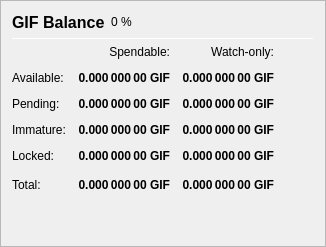
                   <widget class="QFrame" name="frame_Balances">
                    <property name="frameShape">
                     <enum>QFrame::StyledPanel</enum>
                    </property>
                    <property name="frameShadow">
                     <enum>QFrame::Raised</enum>
                    </property>
                    <layout class="QVBoxLayout" name="verticalLayout_4">
                     <item>
                      <layout class="QHBoxLayout" name="horizontalLayout_4">
                       <item>
                        <widget class="QLabel" name="label_5">
                         <property name="minimumSize">
                          <size>
                           <width>0</width>
                           <height>20</height>
                          </size>
                         </property>
                         <property name="font">
                          <font>
                           <pointsize>12</pointsize>
                           <weight>75</weight>
                           <bold>true</bold>
                          </font>
                         </property>
                         <property name="text">
                          <string>GIF Balance</string>
                         </property>
                        </widget>
                       </item>
                       <item>
                        <widget class="QLabel" name="labelGIFPercent">
                         <property name="text">
                          <string notr="true">0 %</string>
                         </property>
                        </widget>
                       </item>
                       <item>
                        <spacer name="horizontalSpacer_3">
                         <property name="orientation">
                          <enum>Qt::Horizontal</enum>
                         </property>
                         <property name="sizeHint" stdset="0">
                          <size>
                           <width>40</width>
                           <height>20</height>
                          </size>
                         </property>
                        </spacer>
                       </item>
                      </layout>
                     </item>
                     <item>
                      <widget class="Line" name="line_Balance">
                       <property name="minimumSize">
                        <size>
                         <width>0</width>
                         <height>1</height>
                        </size>
                       </property>
                       <property name="maximumSize">
                        <size>
                         <width>16777215</width>
                         <height>1</height>
                        </size>
                       </property>
                       <property name="orientation">
                        <enum>Qt::Horizontal</enum>
                       </property>
                      </widget>
                     </item>
                     <item>
                      <layout class="QGridLayout" name="gridLayout">
                       <property name="spacing">
                        <number>12</number>
                       </property>
                       <item row="0" column="1">
                        <widget class="QLabel" name="labelSpendable">
                         <property name="text">
                          <string>Spendable:</string>
                         </property>
                         <property name="alignment">
                          <set>Qt::AlignRight|Qt::AlignTrailing|Qt::AlignVCenter</set>
                         </property>
                        </widget>
                       </item>
                       <item row="0" column="2">
                        <widget class="QLabel" name="labelWatchonly">
                         <property name="text">
                          <string>Watch-only:</string>
                         </property>
                         <property name="alignment">
                          <set>Qt::AlignRight|Qt::AlignTrailing|Qt::AlignVCenter</set>
                         </property>
                        </widget>
                       </item>
                       <item row="1" column="0">
                        <widget class="QLabel" name="labelBalanceText">
                         <property name="text">
                          <string>Available:</string>
                         </property>
                        </widget>
                       </item>
                       <item row="1" column="1">
                        <widget class="QLabel" name="labelBalance">
                         <property name="font">
                          <font>
                           <weight>75</weight>
                           <bold>true</bold>
                          </font>
                         </property>
                         <property name="cursor">
                          <cursorShape>IBeamCursor</cursorShape>
                         </property>
                         <property name="toolTip">
                          <string>Your current spendable balance</string>
                         </property>
                         <property name="text">
                          <string notr="true">0.000 000 00 GIF</string>
                         </property>
                         <property name="alignment">
                          <set>Qt::AlignRight|Qt::AlignTrailing|Qt::AlignVCenter</set>
                         </property>
                         <property name="textInteractionFlags">
                          <set>Qt::LinksAccessibleByMouse|Qt::TextSelectableByKeyboard|Qt::TextSelectableByMouse</set>
                         </property>
                        </widget>
                       </item>
                       <item row="1" column="2">
                        <widget class="QLabel" name="labelWatchAvailable">
                         <property name="font">
                          <font>
                           <weight>75</weight>
                           <bold>true</bold>
                          </font>
                         </property>
                         <property name="cursor">
                          <cursorShape>IBeamCursor</cursorShape>
                         </property>
                         <property name="toolTip">
                          <string>Your current balance in watch-only addresses</string>
                         </property>
                         <property name="text">
                          <string notr="true">0.000 000 00 GIF</string>
                         </property>
                         <property name="alignment">
                          <set>Qt::AlignRight|Qt::AlignTrailing|Qt::AlignVCenter</set>
                         </property>
                         <property name="textInteractionFlags">
                          <set>Qt::LinksAccessibleByMouse|Qt::TextSelectableByKeyboard|Qt::TextSelectableByMouse</set>
                         </property>
                        </widget>
                       </item>
                       <item row="2" column="0">
                        <widget class="QLabel" name="labelPendingText">
                         <property name="text">
                          <string>Pending:</string>
                         </property>
                        </widget>
                       </item>
                       <item row="2" column="1">
                        <widget class="QLabel" name="labelUnconfirmed">
                         <property name="font">
                          <font>
                           <weight>75</weight>
                           <bold>true</bold>
                          </font>
                         </property>
                         <property name="cursor">
                          <cursorShape>IBeamCursor</cursorShape>
                         </property>
                         <property name="toolTip">
                          <string>Total of transactions that have yet to be confirmed, and do not yet count toward the spendable balance</string>
                         </property>
                         <property name="text">
                          <string notr="true">0.000 000 00 GIF</string>
                         </property>
                         <property name="alignment">
                          <set>Qt::AlignRight|Qt::AlignTrailing|Qt::AlignVCenter</set>
                         </property>
                         <property name="textInteractionFlags">
                          <set>Qt::LinksAccessibleByMouse|Qt::TextSelectableByKeyboard|Qt::TextSelectableByMouse</set>
                         </property>
                        </widget>
                       </item>
                       <item row="2" column="2">
                        <widget class="QLabel" name="labelWatchPending">
                         <property name="font">
                          <font>
                           <weight>75</weight>
                           <bold>true</bold>
                          </font>
                         </property>
                         <property name="cursor">
                          <cursorShape>IBeamCursor</cursorShape>
                         </property>
                         <property name="toolTip">
                          <string>Unconfirmed transactions to watch-only addresses</string>
                         </property>
                         <property name="text">
                          <string notr="true">0.000 000 00 GIF</string>
                         </property>
                         <property name="alignment">
                          <set>Qt::AlignRight|Qt::AlignTrailing|Qt::AlignVCenter</set>
                         </property>
                         <property name="textInteractionFlags">
                          <set>Qt::LinksAccessibleByMouse|Qt::TextSelectableByKeyboard|Qt::TextSelectableByMouse</set>
                         </property>
                        </widget>
                       </item>
                       <item row="3" column="0">
                        <widget class="QLabel" name="labelImmatureText">
                         <property name="text">
                          <string>Immature:</string>
                         </property>
                        </widget>
                       </item>
                       <item row="3" column="1">
                        <widget class="QLabel" name="labelImmature">
                         <property name="font">
                          <font>
                           <weight>75</weight>
                           <bold>true</bold>
                          </font>
                         </property>
                         <property name="cursor">
                          <cursorShape>IBeamCursor</cursorShape>
                         </property>
                         <property name="toolTip">
                          <string>Staked or masternode rewards that has not yet matured</string>
                         </property>
                         <property name="text">
                          <string notr="true">0.000 000 00 GIF</string>
                         </property>
                         <property name="alignment">
                          <set>Qt::AlignRight|Qt::AlignTrailing|Qt::AlignVCenter</set>
                         </property>
                         <property name="textInteractionFlags">
                          <set>Qt::LinksAccessibleByMouse|Qt::TextSelectableByKeyboard|Qt::TextSelectableByMouse</set>
                         </property>
                        </widget>
                       </item>
                       <item row="3" column="2">
                        <widget class="QLabel" name="labelWatchImmature">
                         <property name="font">
                          <font>
                           <weight>75</weight>
                           <bold>true</bold>
                          </font>
                         </property>
                         <property name="cursor">
                          <cursorShape>IBeamCursor</cursorShape>
                         </property>
                         <property name="toolTip">
                          <string>Staked or masternode rewards in watch-only addresses that has not yet matured</string>
                         </property>
                         <property name="text">
                          <string notr="true">0.000 000 00 GIF</string>
                         </property>
                         <property name="alignment">
                          <set>Qt::AlignRight|Qt::AlignTrailing|Qt::AlignVCenter</set>
                         </property>
                         <property name="textInteractionFlags">
                          <set>Qt::LinksAccessibleByMouse|Qt::TextSelectableByKeyboard|Qt::TextSelectableByMouse</set>
                         </property>
                        </widget>
                       </item>
                       <item row="4" column="0">
                        <widget class="QLabel" name="labelLockedBalanceText">
                         <property name="toolTip">
                          <string>Locked GIF or Masternode collaterals. These are excluded from zGIF minting.</string>
                         </property>
                         <property name="text">
                          <string>Locked:</string>
                         </property>
                        </widget>
                       </item>
                       <item row="4" column="1">
                        <widget class="QLabel" name="labelLockedBalance">
                         <property name="font">
                          <font>
                           <weight>75</weight>
                           <bold>true</bold>
                          </font>
                         </property>
                         <property name="cursor">
                          <cursorShape>IBeamCursor</cursorShape>
                         </property>
                         <property name="toolTip">
                          <string>Locked GIF or Masternode collaterals. These are excluded from zGIF minting.</string>
                         </property>
                         <property name="text">
                          <string notr="true">0.000 000 00 GIF</string>
                         </property>
                         <property name="alignment">
                          <set>Qt::AlignRight|Qt::AlignTrailing|Qt::AlignVCenter</set>
                         </property>
                         <property name="textInteractionFlags">
                          <set>Qt::LinksAccessibleByMouse|Qt::TextSelectableByKeyboard|Qt::TextSelectableByMouse</set>
                         </property>
                        </widget>
                       </item>
                       <item row="4" column="2">
                        <widget class="QLabel" name="labelWatchLocked">
                         <property name="font">
                          <font>
                           <weight>75</weight>
                           <bold>true</bold>
                          </font>
                         </property>
                         <property name="cursor">
                          <cursorShape>IBeamCursor</cursorShape>
                         </property>
                         <property name="toolTip">
                          <string>Current locked balance in watch-only addresses</string>
                         </property>
                         <property name="text">
                          <string notr="true">0.000 000 00 GIF</string>
                         </property>
                         <property name="alignment">
                          <set>Qt::AlignRight|Qt::AlignTrailing|Qt::AlignVCenter</set>
                         </property>
                         <property name="textInteractionFlags">
                          <set>Qt::LinksAccessibleByMouse|Qt::TextSelectableByKeyboard|Qt::TextSelectableByMouse</set>
                         </property>
                        </widget>
                       </item>
                       <item row="5" column="0">
                        <widget class="QLabel" name="labelTotalText">
                         <property name="toolTip">
                          <string>Your current TGIFGLOBAL balance, unconfirmed and immature transactions included</string>
                         </property>
                         <property name="text">
                          <string>Total:</string>
                         </property>
                        </widget>
                       </item>
                       <item row="5" column="1">
                        <widget class="QLabel" name="labelTotal">
                         <property name="font">
                          <font>
                           <weight>75</weight>
                           <bold>true</bold>
                          </font>
                         </property>
                         <property name="cursor">
                          <cursorShape>IBeamCursor</cursorShape>
                         </property>
                         <property name="toolTip">
                          <string>Your current TGIFGLOBAL balance, unconfirmed and immature transactions included</string>
                         </property>
                         <property name="text">
                          <string notr="true">0.000 000 00 GIF</string>
                         </property>
                         <property name="alignment">
                          <set>Qt::AlignRight|Qt::AlignTrailing|Qt::AlignVCenter</set>
                         </property>
                         <property name="textInteractionFlags">
                          <set>Qt::LinksAccessibleByMouse|Qt::TextSelectableByKeyboard|Qt::TextSelectableByMouse</set>
                         </property>
                        </widget>
                       </item>
                       <item row="5" column="2">
                        <widget class="QLabel" name="labelWatchTotal">
                         <property name="font">
                          <font>
                           <weight>75</weight>
                           <bold>true</bold>
                          </font>
                         </property>
                         <property name="cursor">
                          <cursorShape>IBeamCursor</cursorShape>
                         </property>
                         <property name="toolTip">
                          <string>Current total balance in watch-only addresses</string>
                         </property>
                         <property name="text">
                          <string notr="true">0.000 000 00 GIF</string>
                         </property>
                         <property name="alignment">
                          <set>Qt::AlignRight|Qt::AlignTrailing|Qt::AlignVCenter</set>
                         </property>
                         <property name="textInteractionFlags">
                          <set>Qt::LinksAccessibleByMouse|Qt::TextSelectableByKeyboard|Qt::TextSelectableByMouse</set>
                         </property>
                        </widget>
                       </item>
                       <item row="5" column="3">
                        <spacer name="horizontalSpacer_9">
                         <property name="orientation">
                          <enum>Qt::Horizontal</enum>
                         </property>
                         <property name="sizeHint" stdset="0">
                          <size>
                           <width>40</width>
                           <height>20</height>
                          </size>
                         </property>
                        </spacer>
                       </item>
                      </layout>
                     </item>
                     <item>
                      <spacer name="verticalSpacer_3">
                       <property name="orientation">
                        <enum>Qt::Vertical</enum>
                       </property>
                       <property name="sizeHint" stdset="0">
                        <size>
                         <width>20</width>
                         <height>40</height>
                        </size>
                       </property>
                      </spacer>
                     </item>
                    </layout>
                   </widget>
